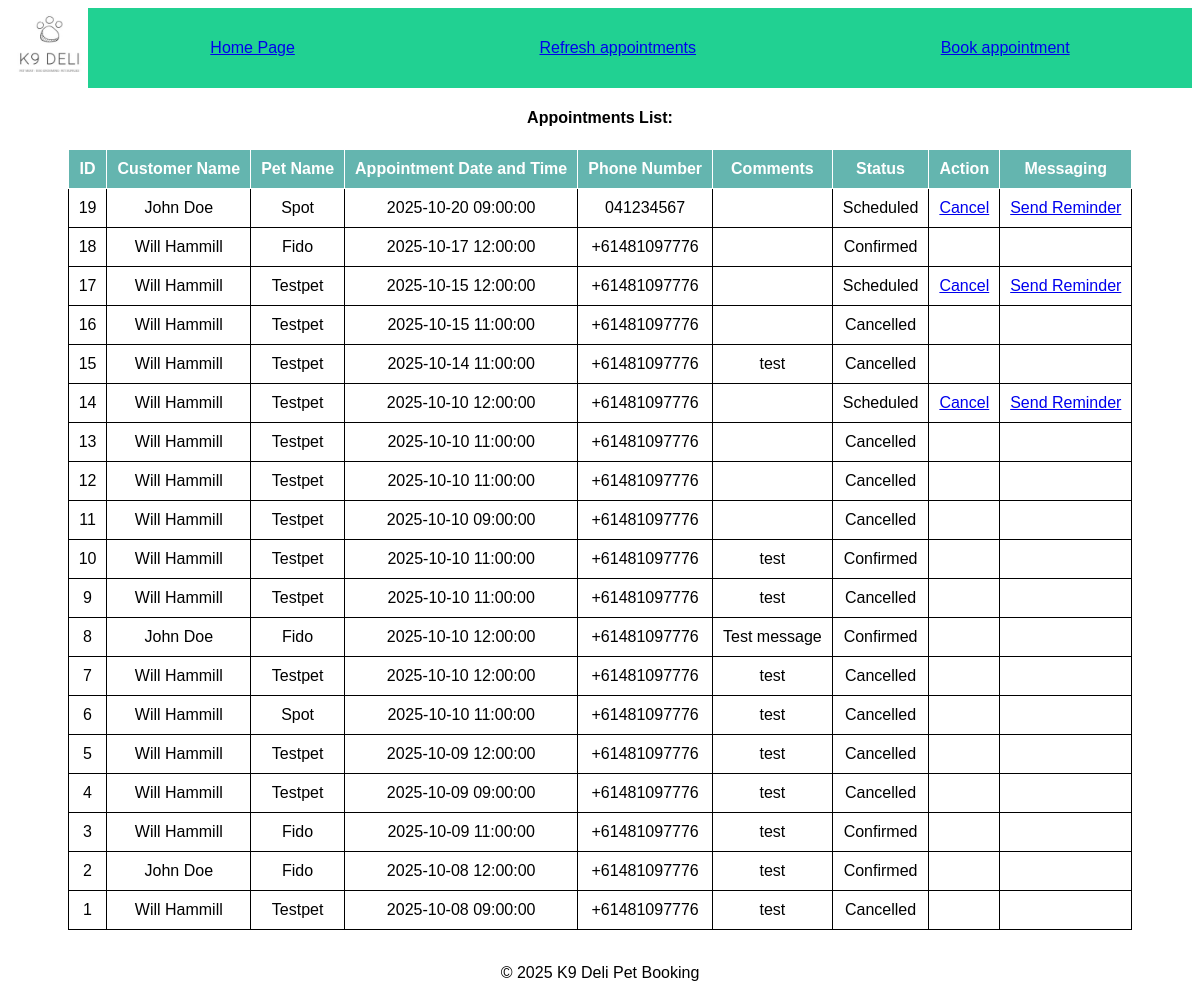
Screenshot of /appointments/view with the database file from the repository.
### tables this page shows
CREATE TABLE appointments (
                id INTEGER PRIMARY KEY AUTOINCREMENT,
                customer_first TEXT,
                customer_last TEXT,
                customer_number TEXT,
                appt_datetime TEXT,
                pet_name TEXT,
                comments TEXT,
                appt_status INTEGER DEFAULT 1
            );

### bookingConfirm.py (the view)
@appointments.route('/appointments/view')
def view_appointments():  # SQLITE version from simple_form branch
    conn = sqlite3.connect('appointments.db')
    conn.row_factory = sqlite3.Row  # Enable dictionary-like row access in appointments_list.html
    current_time = datetime.now()
    c = conn.cursor()
    c.execute('''
            UPDATE appointments SET appt_status = 2 -- 2 = Done
            WHERE appt_datetime < ? AND appt_status = 1 OR appt_datetime < ? AND appt_status = 3
        ''', (current_time, current_time))
    c.execute('SELECT * FROM appointments')
    booked_appointments = c.fetchall()
    conn.close()
    return render_template('AppointmentViewer.html', appointments=booked_appointments)

### templates/AppointmentViewer.html (shortened to what this page needs)
<!DOCTYPE html>
<html lang="en">
<head>
    <link rel="stylesheet" href="https://cdnjs.cloudflare.com/ajax/libs/font-awesome/6.0.0-beta3/css/all.min.css">
    <link rel="stylesheet" href="{{ url_for('static', filename='styles.css') }}">
</head>
<body>
<header class="main-header">
    <nav class="nav-bar">
        <img src="../static/k9_logo.jpg" alt="K9 Logo" style="width:80px; height: auto;">
      <ul class="container">
        <li><a href="{{ url_for('home') }}">Home Page</a></li>
      </ul>
        <ul class="container">
        <li><a href="{{ url_for('appointments.view_appointments') }}">Refresh appointments</a></li>
      </ul>
      <ul class="container">
        <li><a href="{{ url_for('appointments.load_page') }}">Book appointment</a></li>
      </ul>
    </nav>
</header>
 <h4>Appointments List:</h4>
<table border="1">
    <thead>
            <tr>
                <th>ID</th>
                <th>Customer Name</th>
                <th>Pet Name</th>
                <th>Appointment Date and Time</th>
                <th>Phone Number</th>
                <th>Comments</th>
                <th>Status</th>
                <th>Action</th>
                <th>Messaging</th>
            </tr>
        </thead>
    <tbody>
            {% for appointment in appointments | reverse %}
            <tr>
                <td>{{ appointment['id'] }}</td>
                <td>{{ appointment['customer_first'] }} {{ appointment['customer_last'] }}</td>
                <td>{{ appointment['pet_name'] }}</td>
                <td>{{ appointment['appt_datetime'] }}</td>
                <td>{{ appointment['customer_number'] }}</td>
                <td>{{ appointment['comments'] }}</td>
                <td>{{ 'Scheduled' if appointment['appt_status'] == 1 else 'Done' if appointment['appt_status'] == 2 else 'Confirmed' if appointment['appt_status'] == 3 else 'Cancelled' }}</td>
                <td>
                    {% if appointment['appt_status'] == 1 %}
                    <a href="{{ url_for('appointments.cancel_appointment', appointment_id=appointment[0]) }}">Cancel</a>
                    {% else %}
                    <span></span>
                    {% endif %}
                </td>
                <td>
                    {% if appointment['appt_status'] == 1 %}
                    <a href="{{ url_for('appointments.confirm_appointment', appointment_id=appointment[0]) }}">Send Reminder</a>
                    {% else %}
                    <span></span>
                    {% endif %}
                </td>
            </tr>
            {% endfor %}
        </tbody>
</table>
<br>
</body>
<footer>
        <p>&copy; 2025 K9 Deli Pet Booking</p>
    </footer>
</html>

### static/styles.css (style rules this page uses)
:root { --button-bg-color: #76c7c0; --button-hover-bg-color: #64b5af; --link-color: #00796b; }
body { font-family: 'Calibri', sans-serif; text-align: center; }
table, th, td { border: 1px solid; border-collapse: collapse; padding: 10px; margin: 0 auto; }
th { background-color: #64b5af; color: white; }
nav.nav-bar { background-color: rgba(9, 204, 135, 0.9); display: flex; align-items:center; height: auto; }
ul.container { display: flex; align-items: center; justify-content:space-around; flex: auto; padding: 0; }
ul.container li { list-style-type: none; margin:0 2%; }
img { max-height: 100%; }

### rows the page displays
appointments: id "19", customer_first "John", customer_last "Doe", pet_name "Spot", appt_datetime "2025-10-20 09:00:00", customer_number "041234567", appt_status "Scheduled"
appointments: id "18", customer_first "Will", customer_last "Hammill", pet_name "Fido", appt_datetime "2025-10-17 12:00:00", customer_number "+61481097776", appt_status "Confirmed"
appointments: id "17", customer_first "Will", customer_last "Hammill", pet_name "Testpet", appt_datetime "2025-10-15 12:00:00", customer_number "+61481097776", appt_status "Scheduled"
appointments: id "16", customer_first "Will", customer_last "Hammill", pet_name "Testpet", appt_datetime "2025-10-15 11:00:00", customer_number "+61481097776", appt_status "Cancelled"
appointments: id "15", customer_first "Will", customer_last "Hammill", pet_name "Testpet", appt_datetime "2025-10-14 11:00:00", customer_number "+61481097776", comments "test", appt_status "Cancelled"
appointments: id "14", customer_first "Will", customer_last "Hammill", pet_name "Testpet", appt_datetime "2025-10-10 12:00:00", customer_number "+61481097776", appt_status "Scheduled"
appointments: id "13", customer_first "Will", customer_last "Hammill", pet_name "Testpet", appt_datetime "2025-10-10 11:00:00", customer_number "+61481097776", appt_status "Cancelled"
appointments: id "12", customer_first "Will", customer_last "Hammill", pet_name "Testpet", appt_datetime "2025-10-10 11:00:00", customer_number "+61481097776", appt_status "Cancelled"
appointments: id "11", customer_first "Will", customer_last "Hammill", pet_name "Testpet", appt_datetime "2025-10-10 09:00:00", customer_number "+61481097776", appt_status "Cancelled"
appointments: id "10", customer_first "Will", customer_last "Hammill", pet_name "Testpet", appt_datetime "2025-10-10 11:00:00", customer_number "+61481097776", comments "test", appt_status "Confirmed"
appointments: id "9", customer_first "Will", customer_last "Hammill", pet_name "Testpet", appt_datetime "2025-10-10 11:00:00", customer_number "+61481097776", comments "test", appt_status "Cancelled"
appointments: id "8", customer_first "John", customer_last "Doe", pet_name "Fido", appt_datetime "2025-10-10 12:00:00", customer_number "+61481097776", comments "Test message", appt_status "Confirmed"
appointments: id "7", customer_first "Will", customer_last "Hammill", pet_name "Testpet", appt_datetime "2025-10-10 12:00:00", customer_number "+61481097776", comments "test", appt_status "Cancelled"
appointments: id "6", customer_first "Will", customer_last "Hammill", pet_name "Spot", appt_datetime "2025-10-10 11:00:00", customer_number "+61481097776", comments "test", appt_status "Cancelled"
appointments: id "5", customer_first "Will", customer_last "Hammill", pet_name "Testpet", appt_datetime "2025-10-09 12:00:00", customer_number "+61481097776", comments "test", appt_status "Cancelled"
appointments: id "4", customer_first "Will", customer_last "Hammill", pet_name "Testpet", appt_datetime "2025-10-09 09:00:00", customer_number "+61481097776", comments "test", appt_status "Cancelled"
appointments: id "3", customer_first "Will", customer_last "Hammill", pet_name "Fido", appt_datetime "2025-10-09 11:00:00", customer_number "+61481097776", comments "test", appt_status "Confirmed"
appointments: id "2", customer_first "John", customer_last "Doe", pet_name "Fido", appt_datetime "2025-10-08 12:00:00", customer_number "+61481097776", comments "test", appt_status "Confirmed"
appointments: id "1", customer_first "Will", customer_last "Hammill", pet_name "Testpet", appt_datetime "2025-10-08 09:00:00", customer_number "+61481097776", comments "test", appt_status "Cancelled"
